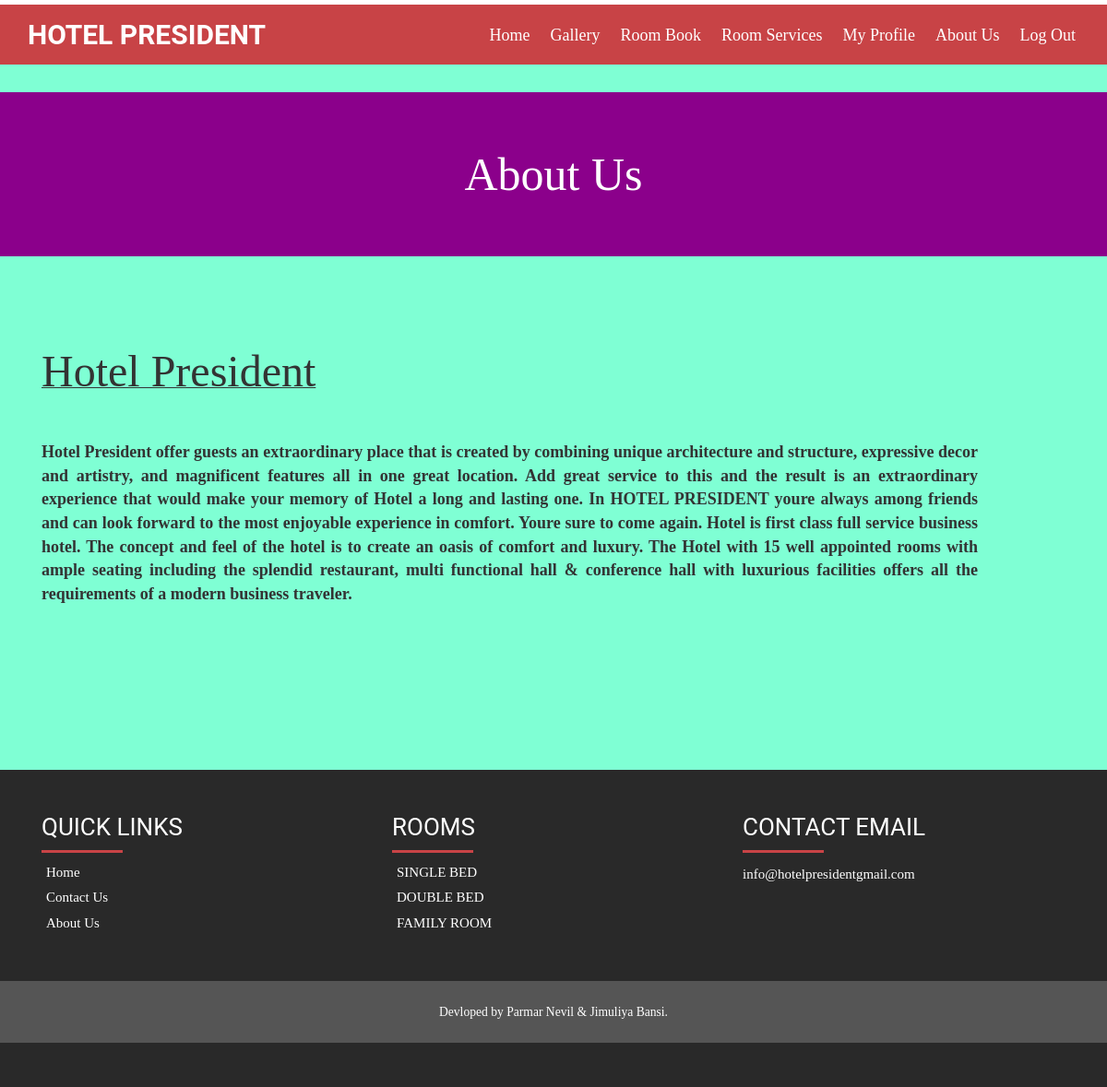
The app's page /about.php (signed in) with its own data.
### tables this page shows
CREATE TABLE `about` (
  `id` int(10) NOT NULL,
  `name` varchar(30) NOT NULL,
  `detail` text NOT NULL
);

CREATE TABLE `category` (
  `bed_id` int(15) NOT NULL,
  `bed_name` varchar(100) NOT NULL
);

CREATE TABLE `content` (
  `id` int(15) NOT NULL,
  `welcome_title` varchar(200) NOT NULL,
  `welcome_text` longtext NOT NULL,
  `ph_number` varchar(200) NOT NULL,
  `email` varchar(100) NOT NULL,
  `address` varchar(300) NOT NULL
);

### about.php (the view, shortened to what this page needs)
<?php
require_once("header.php");
?>
<div style="text-align:center; padding-top:30px;"></div>
 			<header class="section background-primary text-center">
            <h1 class="text-white margin-bottom-0 text-size-50 text-thin text-line-height-1">About Us</h1>
			</header>
			<br><br><br>
			<div class="container">
			<div class="about_box">
				<div class="col-md-11 about">
		  <?php
                            $row=mysqli_query($conn,"select * from about");
                            while($rs=mysqli_fetch_array($row))
				            {
				                echo "<br><u><p> <font face='comic sans' size='10'>".$rs['name']."</font></u><p><hr>";
								echo "<b><p align='justify'><font face='comic sans' size='4'>".$rs['detail']."</font></b></p><hr>";
				            }
                        ?>
			</div>
		</div>
	</div>
<br><br><br><br><br><br>
<?php
include("footer.php");
?>

### footer.php (shortened to what this page needs)
<div class="footer">
		<div class="container">
			<div class="col-md-4 footer-left">
			<h3>Quick Links<div class="verticalLineTop"></div></h3>
				<ul>
					<li><a href="indexmain.php">Home</a></li>
					<li><a href="contact_us.php">Contact Us</a></li>
					<li><a href="about.php">About Us</a></li>
				</ul>
			</div>
			<div class="col-md-4 footer-left">
			<h3>Rooms<div class="verticalLineTop"></div></h3>
				<ul><?php
					$sql = "SELECT * FROM `category` ORDER BY bed_iD ASC LIMIT 0,3";
					$result = mysqli_query($connection,$sql);
				    	while($row = mysqli_fetch_array($result))
						{
						?>
					<li><a><?php echo $row['bed_name']; ?></a></li>
					 <?php
					  }
					?>
				</ul>
			</div>
			<div class="col-md-4 footer-middle">
				<h3>Contact Email<div class="verticalLineTop"></div></h3>
				<div class="address">
				<?php
				 $sql = "SELECT * FROM `content`";
					$result = mysqli_query($connection,$sql);
				    	while($row = mysqli_fetch_array($result))
						{
						?>
				<div class="email">
					<p><a href="mailto:example@email.com">info@hotelpresidentgmail.com</a></p>
						</div>
			</div>
			<?php
				}
				?>
		</div>
	</div>
	<br><br>
	<div class="grid_3">
	  <div class="container hov">
         <p>Devloped by Parmar Nevil & Jimuliya Bansi. </p>
	  </div>

### css/style.css (style rules this page uses)
h4, h5, h6, h1, h2, h3 { margin-top: 0; }
ul, ol { margin: 0; }
p { margin: 0; }
html, body { font-family:Verdana; font-size: 100%; background-color: aquamarine; }
body a { transition: 0.5s all; -webkit-transition: 0.5s all; -o-transition: 0.5s all; -ms-transition: 0.5s all; -moz-transition: 0.5s all; }
.grid_3 { background:#555; padding:1.5em 0; text-align:center; }
.grid_3 p { color:#fff; font-size: 0.85em; }
.about_box { margin-bottom:2em; }
.address p { color: #999; font-size: 0.8125em; line-height: 2em; }
.footer { padding:3em 0; background:#292929; }
.footer-left ul { padding:0; margin:0; }
.footer-left ul li { list-style:none; margin:5px; }
.footer-left ul li a { color:#FFF; font-size:15px; }
.footer-left h3 { color: #ffffff; font-family: "Roboto",sans-serif; font-size: 26px; font-weight: 400; text-transform: uppercase; }
.footer-middle h3 { color: #FFFFFF; font-size: 26px; font-weight: 400; text-transform: uppercase; font-family: "Roboto",sans-serif; }
.address p { color: #FFFFFF; font-size: 15px; line-height: 1.8em; }
.email p { color: #ffffff; font-size: 15px; line-height: 1.8em; }
.email a { color: #ffffff; font-size: 15px; line-height: 1.8em; text-decoration:none; }
.verticalLineTop { border-bottom: 3px solid #C84346; margin-top: 10px; width:25%; }
.section { padding: 4em 1.25em; }
.text-center { text-align: center; background-color:darkmagenta; }
.text-white, .text-white * { color:#FFFFFF !important; }
.margin-bottom-0 { margin-bottom: 0 !important; display: block; }
.text-size-50, .text-l-size-50 { font-size: 50px !important; line-height: 1.4em; }
.text-thin { font-weight: 300; }
.text-line-height-1 { line-height: 1em; }

### records on screen
about: name "Hotel President", detail "Hotel President offer guests an extraordinary place that is created by combining unique architecture and structure, expressive decor and artistry, and magnificent features all in one great location. Add great service to this and the result is an extraordinary experience that would make your memory of Hotel a long and lasting one. In HOTEL PRESIDENT youre always among friends and can look forward to the most enjoyable experience in comfort. Youre sure to come again. Hotel is first class full service business hotel. The concept and feel of the hotel is to create an oasis of comfort and luxury. The Hotel with 15 well appointed rooms with ample seating including the splendid restaurant, multi…"
category: bed_name "SINGLE BED"
category: bed_name "DOUBLE BED"
category: bed_name "FAMILY ROOM"
